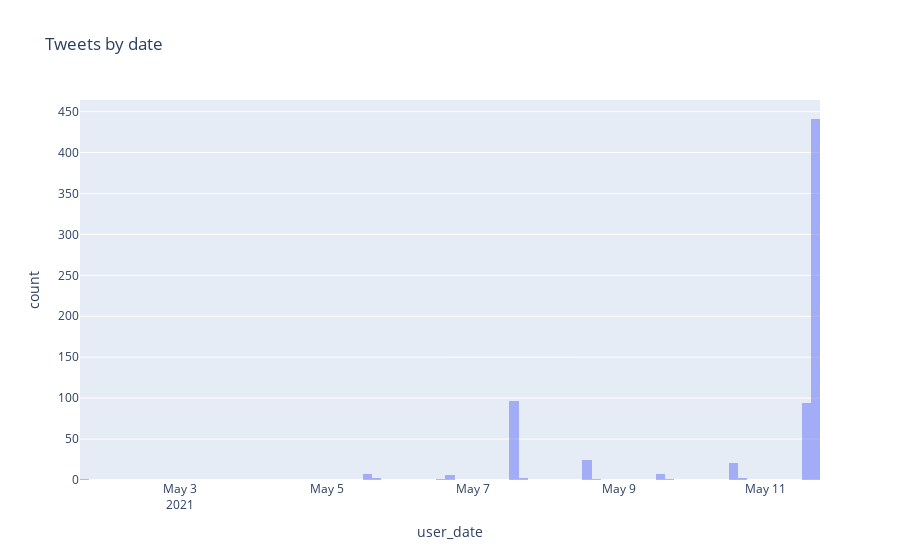

Notebook code for this chart:
### Markdown cell above
When the tweet of trending 'ASTRAZENECA COVID ' started at each Location

### Code cell
px.histogram(df, x="user_date", nbins=100, opacity=.5, title="Tweets by date")

### Figure 1 — Plotly figure (JSON) as saved in the notebook; plotly's stock layout.template omitted (floating-point values rounded to 4 significant figures; data arrays with more than 128 entries replaced by an {"elided": "..."} marker saying what was removed)
{"data": [{"alignmentgroup": "True", "bingroup": "x", "hovertemplate": "user_date=%{x}<br>count=%{y}<extra></extra>", "legendgroup": "", "marker": {"color": "#636efa", "opacity": 0.5}, "name": "", "nbinsx": 100, "offsetgroup": "", "orientation": "v", "showlegend": false, "type": "histogram", "x": {"elided": "709 str values"}, "xaxis": "x", "yaxis": "y"}], "layout": {"barmode": "relative", "legend": {"tracegroupgap": 0}, "title": {"text": "Tweets by date"}, "xaxis": {"anchor": "y", "domain": [0, 1], "title": {"text": "user_date"}}, "yaxis": {"anchor": "x", "domain": [0, 1], "title": {"text": "count"}}}}
